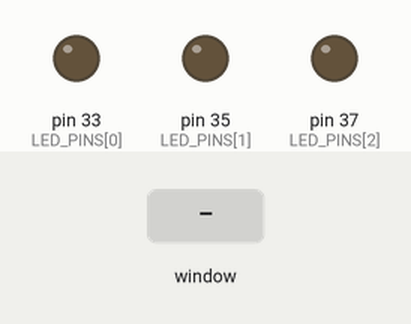
Simulated run of this program. Board: Raspberry Pi (header pin numbers). Parts: output pins drawn as LEDs (lit = HIGH). The test bench sets the inputs (shaded band). The interpreter's speed is modelled, so counts of loop turns are approximate; the desktop window is not drawn, its controls go by their first labels and the mouse button is held 0.15 s.

Above: at 1.2 s.
1.3 s: control labelled "Red" in the window clicked
At 2.4 s:
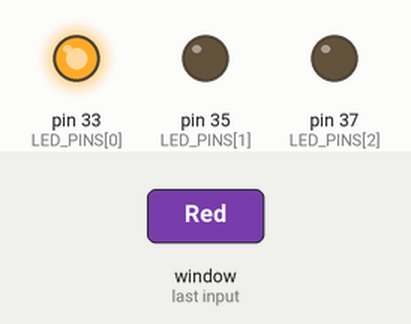
2.8 s: control labelled "Green" in the window clicked
At 3.5 s:
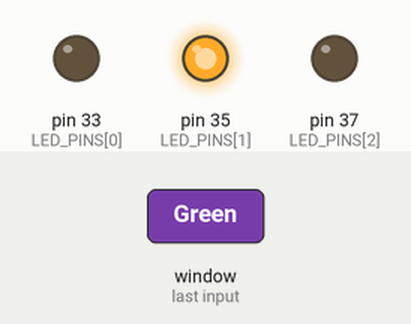
4.3 s: control labelled "Blue" in the window clicked
At 4.6 s:
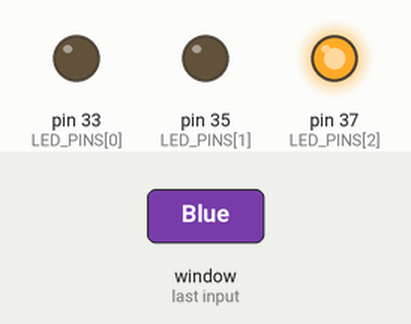
Timing chart, 0 to 7.3 s (numbered marks = the images above; inputs shaded):
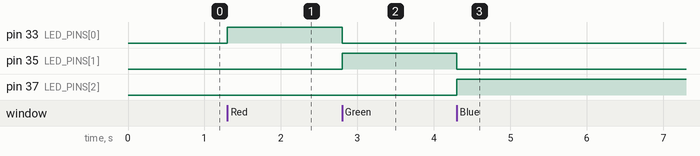

The program:

GUI.py
```python
from tkinter import *
from tkinter.ttk import *
import RPi.GPIO as GPIO

LED_PINS = [33, 35, 37]
states = [False, False, False]

def initSystem(led_pins):
    GPIO.setmode(GPIO.BOARD)

    i = 0
    while i < len(led_pins):
        GPIO.setup(led_pins[i], GPIO.OUT)
        i += 1

def toggle_led(pinIdx):
    i = 0
    while i < len(LED_PINS):
        if i != pinIdx:
            GPIO.output(LED_PINS[i], GPIO.LOW)
        else:
            GPIO.output(LED_PINS[i], GPIO.HIGH)

        i += 1

def toggle_red_led():
    toggle_led(0)

def toggle_green_led():
    toggle_led(1)

def toggle_blue_led():
    toggle_led(2)

root = Tk()
label = Label(root, text="Toggle LEDs")
label.pack()
redButton = Radiobutton(root, text="Red", command=toggle_red_led)
redButton.pack()
greenButton = Radiobutton(root, text="Green", command=toggle_green_led)
greenButton.pack()
blueButton = Radiobutton(root, text="Blue", command=toggle_blue_led)
blueButton.pack()

initSystem(LED_PINS)
root.mainloop()
```

Measured:
- after the input at 1.3 s, pin 33 (LED_PINS[0]): LOW → HIGH at once
- after the input at 2.8 s, pin 33 (LED_PINS[0]): HIGH → LOW at once; pin 35 (LED_PINS[1]): LOW → HIGH at once
- after the input at 4.3 s, pin 35 (LED_PINS[1]): HIGH → LOW at once; pin 37 (LED_PINS[2]): LOW → HIGH at once
